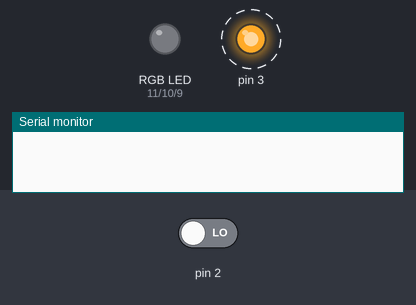
Bench run of a sketch on a simulated Arduino Uno, built with avr-gcc and run on an emulated ATmega328P. Shown: an RGB LED mixed from three pins (HIGH = lit), output pins drawn as LEDs (lit = HIGH), the last lines printed to the serial monitor. Dashed ring = blinking. The test bench sets the inputs (shaded band); at power-on: pin 2 LOW.

Above: at 0.3 s.
At 39.3 s:
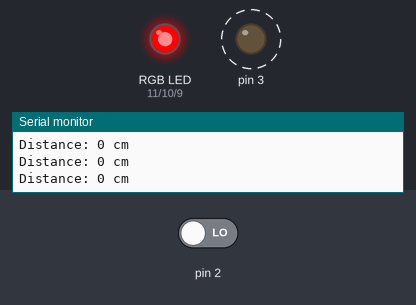
Timing chart, 0 to 40.0 s (numbered marks = the images above):
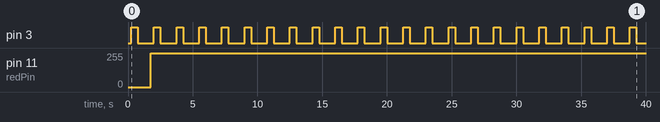

Measured:
- by itself, pin 3: alternates HIGH for 0.50 s and LOW for 1.3 s
- by itself, pin 11 (redPin): 0/255 → 254/255 at 1.8 s

The sketch:

distance_sensing.ino
```cpp
long duration;
int distance;

int redPin = 11;
int greenPin = 10;
int bluePin = 9;

int Red;
int Green;
int Blue;

void setup() {
  pinMode(3 , OUTPUT);
  pinMode(2, INPUT);
  Serial.begin(9600);
}
void loop() {
  digitalWrite(3, LOW);
  delay(250);
  digitalWrite(3, HIGH);
  delay(500);
  digitalWrite(3, LOW);
  duration = pulseIn(2, HIGH);
  distance = duration * 0.034 / 2;
  Serial.print("Distance: ");
  Serial.print(distance);
  Serial.println(" cm");

	if (distance <= 10){
	  Red = 254;
		Green = 0;
		Blue = 0;
   }

   if ((distance> 10) && (distance<= 30)) {
		Red = 254;
		Green = 50;
		Blue = 0;
   }
   if ((distance > 30) && (distance <= 50)) {
		Red = 0;
		Green = 254;
		Blue = 0;
   }
   analogWrite(redPin, Red);
	analogWrite(bluePin, Blue);
	analogWrite(greenPin, Green);
}
```
